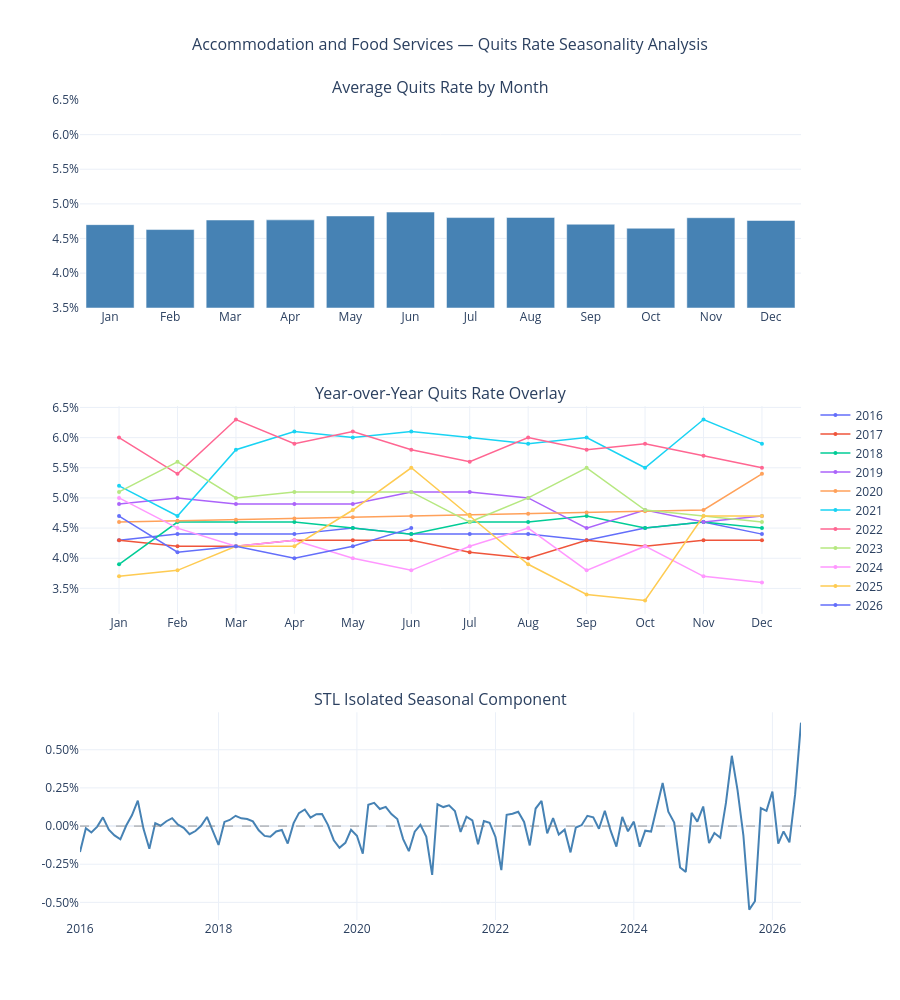

Source (notebook cell):
### Markdown cell above
## COVID-19 Interpolation

Quit rates in early 2020 deviated sharply from the levels and patterns observed
throughout the rest of the series. Leaving those values in place would allow an
isolated period to distort the model's understanding of both trend and seasonal
structure.

To address this, quit rate values from February 2020 through October 2020 were replaced
using linear interpolation based on time. This bridges the gap between the pre-pandemic
level and the point where the series began returning to a more typical range, without
letting that period dominate the analysis.

The original series is shown alongside the adjusted version above for transparency, and
all subsequent analysis is based on the interpolated data.

### Code cell
# =============================================================================
# Section 3: Seasonality Analysis
# =============================================================================
df_interp['month'] = df_interp.index.month
df_interp['year'] = df_interp.index.year
month_labels = ['Jan','Feb','Mar','Apr','May','Jun',
                'Jul','Aug','Sep','Oct','Nov','Dec']

# STL fit
stl = STL(df_interp['quit_rate'], period=12)
stl_fit = stl.fit()
df_interp['seasonal'] = stl_fit.seasonal

monthly_avg = df_interp.groupby('month')['quit_rate'].mean().reset_index()

fig = make_subplots(
    rows=3, cols=1,
    subplot_titles=('Average Quits Rate by Month',
                    'Year-over-Year Quits Rate Overlay',
                    'STL Isolated Seasonal Component'),
    vertical_spacing=0.12
)

# --- Plot 1: Monthly Average Bar ---
fig.add_trace(go.Bar(
    x=month_labels,
    y=monthly_avg['quit_rate'],
    marker_color='steelblue',
    name='Monthly Average',
    showlegend=False,
    hovertemplate='%{x}: %{customdata}<extra></extra>',
    customdata=[f'{v:.2f}%' for v in monthly_avg['quit_rate']]
), row=1, col=1)

fig.update_yaxes(
    range=[3.5, 6.5],
    tickvals=[3.5, 4.0, 4.5, 5.0, 5.5, 6.0, 6.5],
    ticktext=[f'{v:.1f}%' for v in [3.5, 4.0, 4.5, 5.0, 5.5, 6.0, 6.5]],
    row=1, col=1
)

# --- Plot 2: Year-over-Year Overlay ---
colors = px.colors.qualitative.Plotly
for i, (year, group) in enumerate(df_interp.groupby('year')):
    group = group.sort_values('month')
    fig.add_trace(go.Scatter(
        x=month_labels[:len(group)],
        y=group['quit_rate'],
        mode='lines+markers',
        name=str(year),
        line=dict(color=colors[i % len(colors)], width=1.5),
        marker=dict(size=4),
        hovertemplate=f'{year} %{{x}}: %{{customdata}}<extra></extra>',
        customdata=[f'{v:.1f}%' for v in group['quit_rate']]
    ), row=2, col=1)

fig.update_yaxes(
    tickvals=[3.5, 4.0, 4.5, 5.0, 5.5, 6.0, 6.5],
    ticktext=[f'{v:.1f}%' for v in [3.5, 4.0, 4.5, 5.0, 5.5, 6.0, 6.5]],
    row=2, col=1
)

# --- Plot 3: STL Seasonal Component ---
fig.add_trace(go.Scatter(
    x=df_interp.index,
    y=df_interp['seasonal'],
    mode='lines',
    name='Seasonal Component',
    showlegend=False,
    line=dict(color='steelblue', width=2),
    hovertemplate='%{x|%b %Y}: %{customdata}<extra></extra>',
    customdata=[f'{v:.3f}%' for v in df_interp['seasonal']]
), row=3, col=1)

fig.add_hline(y=0, line_dash='dash', line_color='gray', line_width=0.8, row=3, col=1)

seasonal_ticks = [-0.50, -0.25, 0.00, 0.25, 0.50]
fig.update_yaxes(
    tickvals=seasonal_ticks,
    ticktext=[f'{v:.2f}%' for v in seasonal_ticks],
    row=3, col=1
)

fig.update_layout(
    title=dict(text='Accommodation and Food Services — Quits Rate Seasonality Analysis',
               x=0.5, font=dict(size=16)),
    height=1000,
    template='plotly_white',
    hovermode='closest',
    showlegend=True,
    legend=dict(
        x=1.02,
        y=0.50,
        xanchor='left',
        yanchor='middle'
    )
)

fig.show()

### Figure 1 — Plotly figure (JSON) as saved in the notebook; plotly's stock layout.template omitted (floating-point values rounded to 4 significant figures)
{"data": [{"customdata": ["4.70%", "4.63%", "4.77%", "4.77%", "4.83%", "4.88%", "4.80%", "4.80%", "4.71%", "4.65%", "4.80%", "4.76%"], "hovertemplate": "%{x}: %{customdata}<extra></extra>", "marker": {"color": "steelblue"}, "name": "Monthly Average", "showlegend": false, "type": "bar", "x": ["Jan", "Feb", "Mar", "Apr", "May", "Jun", "Jul", "Aug", "Sep", "Oct", "Nov", "Dec"], "xaxis": "x", "y": [4.7, 4.629, 4.767, 4.769, 4.825, 4.882, 4.802, 4.804, 4.706, 4.648, 4.8, 4.76], "yaxis": "y"}, {"customdata": ["4.3%", "4.4%", "4.4%", "4.4%", "4.5%", "4.4%", "4.4%", "4.4%", "4.3%", "4.5%", "4.6%", "4.4%"], "hovertemplate": "2016 %{x}: %{customdata}<extra></extra>", "line": {"color": "#636EFA", "width": 1.5}, "marker": {"size": 4}, "mode": "lines+markers", "name": "2016", "type": "scatter", "x": ["Jan", "Feb", "Mar", "Apr", "May", "Jun", "Jul", "Aug", "Sep", "Oct", "Nov", "Dec"], "xaxis": "x2", "y": [4.3, 4.4, 4.4, 4.4, 4.5, 4.4, 4.4, 4.4, 4.3, 4.5, 4.6, 4.4], "yaxis": "y2"}, {"customdata": ["4.3%", "4.2%", "4.2%", "4.3%", "4.3%", "4.3%", "4.1%", "4.0%", "4.3%", "4.2%", "4.3%", "4.3%"], "hovertemplate": "2017 %{x}: %{customdata}<extra></extra>", "line": {"color": "#EF553B", "width": 1.5}, "marker": {"size": 4}, "mode": "lines+markers", "name": "2017", "type": "scatter", "x": ["Jan", "Feb", "Mar", "Apr", "May", "Jun", "Jul", "Aug", "Sep", "Oct", "Nov", "Dec"], "xaxis": "x2", "y": [4.3, 4.2, 4.2, 4.3, 4.3, 4.3, 4.1, 4.0, 4.3, 4.2, 4.3, 4.3], "yaxis": "y2"}, {"customdata": ["3.9%", "4.6%", "4.6%", "4.6%", "4.5%", "4.4%", "4.6%", "4.6%", "4.7%", "4.5%", "4.6%", "4.5%"], "hovertemplate": "2018 %{x}: %{customdata}<extra></extra>", "line": {"color": "#00CC96", "width": 1.5}, "marker": {"size": 4}, "mode": "lines+markers", "name": "2018", "type": "scatter", "x": ["Jan", "Feb", "Mar", "Apr", "May", "Jun", "Jul", "Aug", "Sep", "Oct", "Nov", "Dec"], "xaxis": "x2", "y": [3.9, 4.6, 4.6, 4.6, 4.5, 4.4, 4.6, 4.6, 4.7, 4.5, 4.6, 4.5], "yaxis": "y2"}, {"customdata": ["4.9%", "5.0%", "4.9%", "4.9%", "4.9%", "5.1%", "5.1%", "5.0%", "4.5%", "4.8%", "4.6%", "4.7%"], "hovertemplate": "2019 %{x}: %{customdata}<extra></extra>", "line": {"color": "#AB63FA", "width": 1.5}, "marker": {"size": 4}, "mode": "lines+markers", "name": "2019", "type": "scatter", "x": ["Jan", "Feb", "Mar", "Apr", "May", "Jun", "Jul", "Aug", "Sep", "Oct", "Nov", "Dec"], "xaxis": "x2", "y": [4.9, 5.0, 4.9, 4.9, 4.9, 5.1, 5.1, 5.0, 4.5, 4.8, 4.6, 4.7], "yaxis": "y2"}, {"customdata": ["4.6%", "4.6%", "4.6%", "4.7%", "4.7%", "4.7%", "4.7%", "4.7%", "4.8%", "4.8%", "4.8%", "5.4%"], "hovertemplate": "2020 %{x}: %{customdata}<extra></extra>", "line": {"color": "#FFA15A", "width": 1.5}, "marker": {"size": 4}, "mode": "lines+markers", "name": "2020", "type": "scatter", "x": ["Jan", "Feb", "Mar", "Apr", "May", "Jun", "Jul", "Aug", "Sep", "Oct", "Nov", "Dec"], "xaxis": "x2", "y": [4.6, 4.62, 4.639, 4.66, 4.679, 4.7, 4.719, 4.74, 4.76, 4.78, 4.8, 5.4], "yaxis": "y2"}, {"customdata": ["5.2%", "4.7%", "5.8%", "6.1%", "6.0%", "6.1%", "6.0%", "5.9%", "6.0%", "5.5%", "6.3%", "5.9%"], "hovertemplate": "2021 %{x}: %{customdata}<extra></extra>", "line": {"color": "#19D3F3", "width": 1.5}, "marker": {"size": 4}, "mode": "lines+markers", "name": "2021", "type": "scatter", "x": ["Jan", "Feb", "Mar", "Apr", "May", "Jun", "Jul", "Aug", "Sep", "Oct", "Nov", "Dec"], "xaxis": "x2", "y": [5.2, 4.7, 5.8, 6.1, 6.0, 6.1, 6.0, 5.9, 6.0, 5.5, 6.3, 5.9], "yaxis": "y2"}, {"customdata": ["6.0%", "5.4%", "6.3%", "5.9%", "6.1%", "5.8%", "5.6%", "6.0%", "5.8%", "5.9%", "5.7%", "5.5%"], "hovertemplate": "2022 %{x}: %{customdata}<extra></extra>", "line": {"color": "#FF6692", "width": 1.5}, "marker": {"size": 4}, "mode": "lines+markers", "name": "2022", "type": "scatter", "x": ["Jan", "Feb", "Mar", "Apr", "May", "Jun", "Jul", "Aug", "Sep", "Oct", "Nov", "Dec"], "xaxis": "x2", "y": [6.0, 5.4, 6.3, 5.9, 6.1, 5.8, 5.6, 6.0, 5.8, 5.9, 5.7, 5.5], "yaxis": "y2"}, {"customdata": ["5.1%", "5.6%", "5.0%", "5.1%", "5.1%", "5.1%", "4.6%", "5.0%", "5.5%", "4.8%", "4.7%", "4.6%"], "hovertemplate": "2023 %{x}: %{customdata}<extra></extra>", "line": {"color": "#B6E880", "width": 1.5}, "marker": {"size": 4}, "mode": "lines+markers", "name": "2023", "type": "scatter", "x": ["Jan", "Feb", "Mar", "Apr", "May", "Jun", "Jul", "Aug", "Sep", "Oct", "Nov", "Dec"], "xaxis": "x2", "y": [5.1, 5.6, 5.0, 5.1, 5.1, 5.1, 4.6, 5.0, 5.5, 4.8, 4.7, 4.6], "yaxis": "y2"}, {"customdata": ["5.0%", "4.5%", "4.2%", "4.3%", "4.0%", "3.8%", "4.2%", "4.5%", "3.8%", "4.2%", "3.7%", "3.6%"], "hovertemplate": "2024 %{x}: %{customdata}<extra></extra>", "line": {"color": "#FF97FF", "width": 1.5}, "marker": {"size": 4}, "mode": "lines+markers", "name": "2024", "type": "scatter", "x": ["Jan", "Feb", "Mar", "Apr", "May", "Jun", "Jul", "Aug", "Sep", "Oct", "Nov", "Dec"], "xaxis": "x2", "y": [5.0, 4.5, 4.2, 4.3, 4.0, 3.8, 4.2, 4.5, 3.8, 4.2, 3.7, 3.6], "yaxis": "y2"}, {"customdata": ["3.7%", "3.8%", "4.2%", "4.2%", "4.8%", "5.5%", "4.7%", "3.9%", "3.4%", "3.3%", "4.7%", "4.7%"], "hovertemplate": "2025 %{x}: %{customdata}<extra></extra>", "line": {"color": "#FECB52", "width": 1.5}, "marker": {"size": 4}, "mode": "lines+markers", "name": "2025", "type": "scatter", "x": ["Jan", "Feb", "Mar", "Apr", "May", "Jun", "Jul", "Aug", "Sep", "Oct", "Nov", "Dec"], "xaxis": "x2", "y": [3.7, 3.8, 4.2, 4.2, 4.8, 5.5, 4.7, 3.9, 3.4, 3.3, 4.7, 4.7], "yaxis": "y2"}, {"customdata": ["4.7%", "4.1%", "4.2%", "4.0%", "4.2%", "4.5%"], "hovertemplate": "2026 %{x}: %{customdata}<extra></extra>", "line": {"color": "#636EFA", "width": 1.5}, "marker": {"size": 4}, "mode": "lines+markers", "name": "2026", "type": "scatter", "x": ["Jan", "Feb", "Mar", "Apr", "May", "Jun"], "xaxis": "x2", "y": [4.7, 4.1, 4.2, 4.0, 4.2, 4.5], "yaxis": "y2"}, {"customdata": ["-0.170%", "-0.014%", "-0.042%", "-0.004%", "0.057%", "-0.024%", "-0.061%", "-0.087%", "0.003%", "0.070%", "0.167%", "-0.018%", "-0.149%", "0.019%", "0.002%", "0.032%", "0.052%", "0.010%", "-0.011%", "-0.054%", "-0.033%", "0.002%", "0.060%", "-0.027%", "-0.123%", "0.027%", "0.040%", "0.067%", "0.051%", "0.046%", "0.031%", "-0.028%", "-0.064%", "-0.070%", "-0.035%", "-0.026%", "-0.115%", "0.019%", "0.085%", "0.109%", "0.055%", "0.078%", "0.079%", "0.008%", "-0.093%", "-0.142%", "-0.110%", "-0.024%", "-0.063%", "-0.181%", "0.140%", "0.152%", "0.112%", "0.126%", "0.078%", "0.046%", "-0.085%", "-0.165%", "-0.037%", "0.008%", "-0.069%", "-0.320%", "0.143%", "0.124%", "0.136%", "0.099%", "-0.038%", "0.061%", "0.037%", "-0.119%", "0.033%", "0.022%", "-0.071%", "-0.289%", "0.074%", "0.080%", "0.093%", "0.027%", "-0.127%", "0.115%", "0.164%", "-0.048%", "0.052%", "-0.055%", "-0.023%", "-0.172%", "-0.009%", "0.007%", "0.067%", "0.057%", "-0.018%", "0.101%", "-0.032%", "-0.135%", "0.060%", "-0.034%", "0.029%", "-0.135%", "-0.030%", "-0.036%", "0.121%", "0.282%", "0.094%", "0.023%", "-0.271%", "-0.300%", "0.087%", "0.029%", "0.128%", "-0.111%", "-0.046%", "-0.076%", "0.151%", "0.460%", "0.237%", "-0.060%", "-0.547%", "-0.492%", "0.118%", "0.100%", "0.226%", "-0.115%", "-0.035%", "-0.106%", "0.207%", "0.677%"], "hovertemplate": "%{x|%b %Y}: %{customdata}<extra></extra>", "line": {"color": "steelblue", "width": 2}, "mode": "lines", "name": "Seasonal Component", "showlegend": false, "type": "scatter", "x": ["2016-01-01T00:00:00.000000000", "2016-02-01T00:00:00.000000000", "2016-03-01T00:00:00.000000000", "2016-04-01T00:00:00.000000000", "2016-05-01T00:00:00.000000000", "2016-06-01T00:00:00.000000000", "2016-07-01T00:00:00.000000000", "2016-08-01T00:00:00.000000000", "2016-09-01T00:00:00.000000000", "2016-10-01T00:00:00.000000000", "2016-11-01T00:00:00.000000000", "2016-12-01T00:00:00.000000000", "2017-01-01T00:00:00.000000000", "2017-02-01T00:00:00.000000000", "2017-03-01T00:00:00.000000000", "2017-04-01T00:00:00.000000000", "2017-05-01T00:00:00.000000000", "2017-06-01T00:00:00.000000000", "2017-07-01T00:00:00.000000000", "2017-08-01T00:00:00.000000000", "2017-09-01T00:00:00.000000000", "2017-10-01T00:00:00.000000000", "2017-11-01T00:00:00.000000000", "2017-12-01T00:00:00.000000000", "2018-01-01T00:00:00.000000000", "2018-02-01T00:00:00.000000000", "2018-03-01T00:00:00.000000000", "2018-04-01T00:00:00.000000000", "2018-05-01T00:00:00.000000000", "2018-06-01T00:00:00.000000000", "2018-07-01T00:00:00.000000000", "2018-08-01T00:00:00.000000000", "2018-09-01T00:00:00.000000000", "2018-10-01T00:00:00.000000000", "2018-11-01T00:00:00.000000000", "2018-12-01T00:00:00.000000000", "2019-01-01T00:00:00.000000000", "2019-02-01T00:00:00.000000000", "2019-03-01T00:00:00.000000000", "2019-04-01T00:00:00.000000000", "2019-05-01T00:00:00.000000000", "2019-06-01T00:00:00.000000000", "2019-07-01T00:00:00.000000000", "2019-08-01T00:00:00.000000000", "2019-09-01T00:00:00.000000000", "2019-10-01T00:00:00.000000000", "2019-11-01T00:00:00.000000000", "2019-12-01T00:00:00.000000000", "2020-01-01T00:00:00.000000000", "2020-02-01T00:00:00.000000000", "2020-03-01T00:00:00.000000000", "2020-04-01T00:00:00.000000000", "2020-05-01T00:00:00.000000000", "2020-06-01T00:00:00.000000000", "2020-07-01T00:00:00.000000000", "2020-08-01T00:00:00.000000000", "2020-09-01T00:00:00.000000000", "2020-10-01T00:00:00.000000000", "2020-11-01T00:00:00.000000000", "2020-12-01T00:00:00.000000000", "2021-01-01T00:00:00.000000000", "2021-02-01T00:00:00.000000000", "2021-03-01T00:00:00.000000000", "2021-04-01T00:00:00.000000000", "2021-05-01T00:00:00.000000000", "2021-06-01T00:00:00.000000000", "2021-07-01T00:00:00.000000000", "2021-08-01T00:00:00.000000000", "2021-09-01T00:00:00.000000000", "2021-10-01T00:00:00.000000000", "2021-11-01T00:00:00.000000000", "2021-12-01T00:00:00.000000000", "2022-01-01T00:00:00.000000000", "2022-02-01T00:00:00.000000000", "2022-03-01T00:00:00.000000000", "2022-04-01T00:00:00.000000000", "2022-05-01T00:00:00.000000000", "2022-06-01T00:00:00.000000000", "2022-07-01T00:00:00.000000000", "2022-08-01T00:00:00.000000000", "2022-09-01T00:00:00.000000000", "2022-10-01T00:00:00.000000000", "2022-11-01T00:00:00.000000000", "2022-12-01T00:00:00.000000000", "2023-01-01T00:00:00.000000000", "2023-02-01T00:00:00.000000000", "2023-03-01T00:00:00.000000000", "2023-04-01T00:00:00.000000000", "2023-05-01T00:00:00.000000000", "2023-06-01T00:00:00.000000000", "2023-07-01T00:00:00.000000000", "2023-08-01T00:00:00.000000000", "2023-09-01T00:00:00.000000000", "2023-10-01T00:00:00.000000000", "2023-11-01T00:00:00.000000000", "2023-12-01T00:00:00.000000000", "2024-01-01T00:00:00.000000000", "2024-02-01T00:00:00.000000000", "2024-03-01T00:00:00.000000000", "2024-04-01T00:00:00.000000000", "2024-05-01T00:00:00.000000000", "2024-06-01T00:00:00.000000000", "2024-07-01T00:00:00.000000000", "2024-08-01T00:00:00.000000000", "2024-09-01T00:00:00.000000000", "2024-10-01T00:00:00.000000000", "2024-11-01T00:00:00.000000000", "2024-12-01T00:00:00.000000000", "2025-01-01T00:00:00.000000000", "2025-02-01T00:00:00.000000000", "2025-03-01T00:00:00.000000000", "2025-04-01T00:00:00.000000000", "2025-05-01T00:00:00.000000000", "2025-06-01T00:00:00.000000000", "2025-07-01T00:00:00.000000000", "2025-08-01T00:00:00.000000000", "2025-09-01T00:00:00.000000000", "2025-10-01T00:00:00.000000000", "2025-11-01T00:00:00.000000000", "2025-12-01T00:00:00.000000000", "2026-01-01T00:00:00.000000000", "2026-02-01T00:00:00.000000000", "2026-03-01T00:00:00.000000000", "2026-04-01T00:00:00.000000000", "2026-05-01T00:00:00.000000000", "2026-06-01T00:00:00.000000000"], "xaxis": "x3", "y": [-0.1701, -0.01382, -0.04178, -0.003551, 0.0574, -0.02368, -0.06096, -0.08702, 0.003493, 0.07034, 0.167, -0.01828, -0.1491, 0.01938, 0.002136, 0.03169, 0.05181, 0.009675, -0.01134, -0.05358, -0.03267, 0.001608, 0.05977, -0.0275, -0.1234, 0.02704, 0.03988, 0.06721, 0.05055, 0.04573, 0.03081, -0.02805, -0.06437, -0.06999, -0.03505, -0.02586, -0.1146, 0.01907, 0.08487, 0.1087, 0.05534, 0.07818, 0.07881, 0.008233, -0.09278, -0.1424, -0.1096, -0.02414, -0.06325, -0.1814, 0.1395, 0.1517, 0.1119, 0.1258, 0.07812, 0.04625, -0.08547, -0.1645, -0.03678, 0.007841, -0.06924, -0.3203, 0.1429, 0.1244, 0.136, 0.0987, -0.0383, 0.06131, 0.0373, -0.1193, 0.03334, 0.02179, -0.07146, -0.2889, 0.07402, 0.08045, 0.09347, 0.02717, -0.127, 0.1149, 0.1644, -0.04838, 0.0522, -0.05542, -0.02347, -0.1724, -0.00932, 0.006585, 0.06728, 0.05676, -0.01791, 0.1007, -0.03194, -0.1345, 0.0595, -0.03411, 0.02917, -0.1351, -0.0305, -0.03571, 0.1214, 0.2818, 0.09447, 0.02335, -0.2712, -0.3003, 0.08703, 0.02922, 0.128, -0.1115, -0.0458, -0.07613, 0.1513, 0.4604, 0.2373, -0.06017, -0.5473, -0.4921, 0.1181, 0.1001, 0.2256, -0.1154, -0.03533, -0.1064, 0.2074, 0.6774], "yaxis": "y3"}], "layout": {"annotations": [{"font": {"size": 16}, "showarrow": false, "text": "Average Quits Rate by Month", "x": 0.5, "xanchor": "center", "xref": "paper", "y": 1, "yanchor": "bottom", "yref": "paper"}, {"font": {"size": 16}, "showarrow": false, "text": "Year-over-Year Quits Rate Overlay", "x": 0.5, "xanchor": "center", "xref": "paper", "y": 0.6267, "yanchor": "bottom", "yref": "paper"}, {"font": {"size": 16}, "showarrow": false, "text": "STL Isolated Seasonal Component", "x": 0.5, "xanchor": "center", "xref": "paper", "y": 0.2533, "yanchor": "bottom", "yref": "paper"}], "height": 1000, "hovermode": "closest", "legend": {"x": 1.02, "xanchor": "left", "y": 0.5, "yanchor": "middle"}, "shapes": [{"line": {"color": "gray", "dash": "dash", "width": 0.8}, "type": "line", "x0": 0, "x1": 1, "xref": "x3 domain", "y0": 0, "y1": 0, "yref": "y3"}], "showlegend": true, "title": {"font": {"size": 16}, "text": "Accommodation and Food Services — Quits Rate Seasonality Analysis", "x": 0.5}, "xaxis": {"anchor": "y", "domain": [0, 1]}, "xaxis2": {"anchor": "y2", "domain": [0, 1]}, "xaxis3": {"anchor": "y3", "domain": [0, 1]}, "yaxis": {"anchor": "x", "domain": [0.7467, 1], "range": [3.5, 6.5], "ticktext": ["3.5%", "4.0%", "4.5%", "5.0%", "5.5%", "6.0%", "6.5%"], "tickvals": [3.5, 4, 4.5, 5, 5.5, 6, 6.5]}, "yaxis2": {"anchor": "x2", "domain": [0.3733, 0.6267], "ticktext": ["3.5%", "4.0%", "4.5%", "5.0%", "5.5%", "6.0%", "6.5%"], "tickvals": [3.5, 4, 4.5, 5, 5.5, 6, 6.5]}, "yaxis3": {"anchor": "x3", "domain": [0, 0.2533], "ticktext": ["-0.50%", "-0.25%", "0.00%", "0.25%", "0.50%"], "tickvals": [-0.5, -0.25, 0, 0.25, 0.5]}}}
